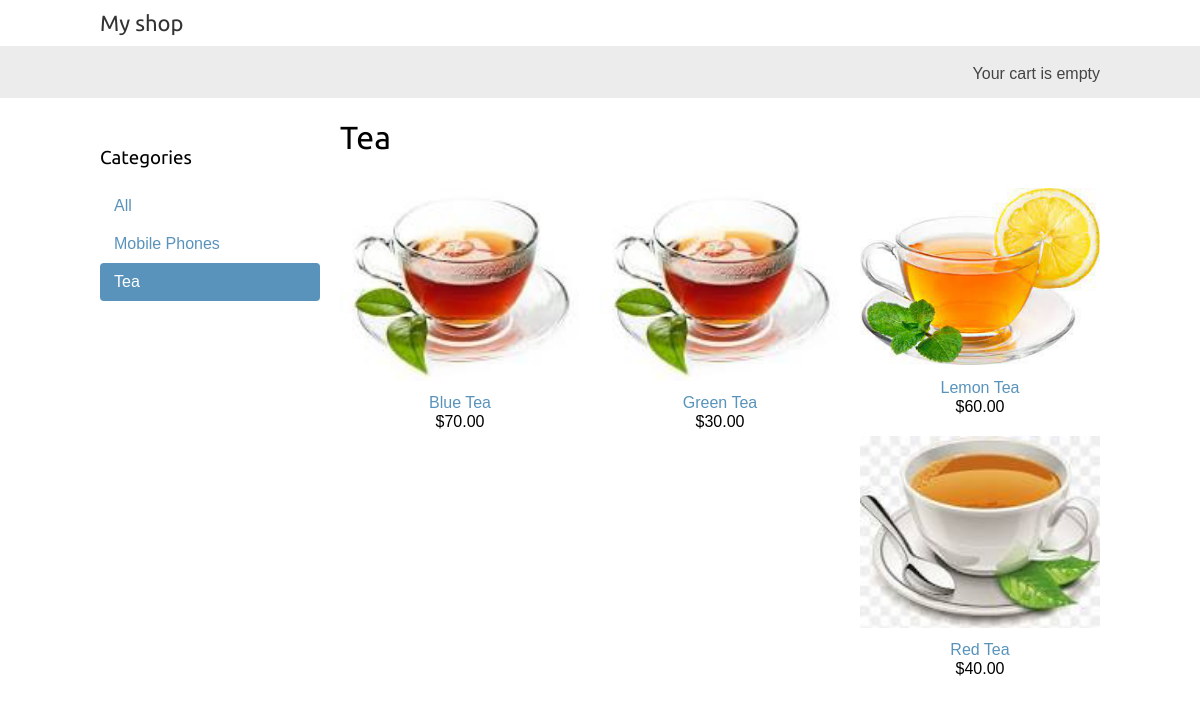
The page /shop/tea/ on the database its author committed.
### shop/models.py (models this page shows, shortened)
class Category(models.Model):
    name = models.CharField(max_length=200)
    slug = models.SlugField(max_length=200, unique=True)
    class Meta:
        ordering = ['name']
        indexes = [
            models.Index(fields=['name']),
        ]
        verbose_name = 'category'
        verbose_name_plural = 'categories'
    def get_absolute_url(self):
        return reverse('shop:product_list_by_category', args=[self.slug])

class Product(models.Model):
    category = models.ForeignKey(Category, related_name='product', on_delete=models.CASCADE)
    name = models.CharField(max_length=200)
    slug = models.SlugField(max_length=200)
    image = models.ImageField(upload_to='products/%Y/%m/%d', blank=True)
    description = models.TextField(blank=True)
    price = models.DecimalField(max_digits=10, decimal_places=2)
    available = models.BooleanField(default=True)
    created = models.DateTimeField(auto_now_add=True)
    updated = models.DateTimeField(auto_now=True)
    class Meta:
        ordering = ['name']
        indexes = [
            models.Index(fields=['id', 'slug']),
            models.Index(fields=['name']),
            models.Index(fields=['-created']),
        ]
    def get_absolute_url(self):
        return reverse('shop:product_detail', args=[self.id, self.slug])

### shop/views.py (the view)
# urls.py: path('', views.product_list, name='product_list'),
def product_list(request, category_slug=None):
    category = None
    categories = Category.objects.all()
    products = Product.objects.filter(available=True)
    if category_slug:
        category = get_object_or_404(Category, slug=category_slug)
        products = Product.objects.filter(category=category)
    return render(request, 'shop/product/list.html',
                  {'category': category,
                   'categories': categories,
                   'products': products})

### cart/cart.py (called while the page is built)
    def __len__(self):
        return sum(item['quantity'] for item in self.cart.values())

### cart/context_processors.py (called while the page is built)
def cart(request):
    return {'cart': Cart(request)}

### templates/shop/product/list.html (shortened to what this page needs)
{% extends "shop/base.html" %}
{% load static %}
{% block content %}
    <div id="sidebar">
        <h3>Categories</h3>
        <ul>
            <li {% if not category %}class="selected"{% endif %}>
                <a href="{% url "shop:product_list" %}">All</a>
            </li>
            {% for c in categories %}
                <li {% if category.slug == c.slug %}class="selected"{% endif %}>
                    <a href="{{ c.get_absolute_url }}">{{ c.name }}</a>
                </li>
            {% endfor %}
        </ul>
    </div>
    <div id="main" class="product-list">
        <h1>{% if category %}{{ category.name }}{% else %}Products{% endif %}</h1>
        {% for product in products %}
            <div class="item">
                <a href="{{ product.get_absolute_url }}">
                    <img src="
                            {% if product.image %}{{ product.image.url }}{% else %}{% static "img/no_image.png" %}{% endif %}">
                </a>
                <a href="{{ product.get_absolute_url }}">{{ product.name }}</a>
                <br>
                ${{ product.price }}
            </div>
        {% endfor %}
    </div>
{% endblock %}

### shop/static/css/base.css (style rules this page uses)
body { margin:0; padding:0; font-family:helvetica, sans-serif; }
h1, h2, h3, h4, h5 , h6 { font-family: 'Ubuntu', sans-serif; font-weight:normal; }
a { text-decoration:none; color:#5993bb; }
#sidebar { width:220px; padding:30px 20px 0 0; float:left; }
#sidebar ul { margin:0; padding:0; }
#sidebar ul li { margin:0; list-style:none; padding:10px 14px; }
#sidebar ul li a { display:block; }
#sidebar ul li.selected { background:#5993bb; border-radius:4px; }
#sidebar ul li.selected a { color:#fff; }
#main { float:left; width: 96%; margin-right:-220px; overflow:hidden; }
.product-list .item { width:25%; padding:10px 20px 10px 0; float:left; text-align:center; line-height:1.2; }
.product-list .item img { width:100%; margin-bottom:8px; }

### rows shown on the page
Category: name "Mobile Phones"
Category: name "Tea"
Product: image (picture), name "Blue Tea", price "70.00"
Product: image (picture), name "Green Tea", price "30.00"
Product: image (picture), name "Lemon Tea", price "60.00"
Product: image (picture), name "Red Tea", price "40.00"
